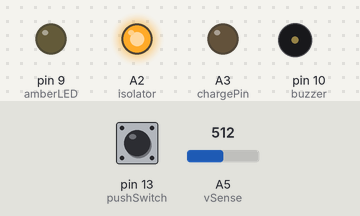
The sketch below on a simulated Arduino Uno, built with avr-gcc and run on an emulated ATmega328P. Shown: output pins drawn as LEDs (lit = HIGH), buzzer (waves = sounding, pin HIGH). Dashed ring = blinking. The test bench sets the inputs (shaded band); at power-on: pin 13 (pushSwitch) HIGH, A5 (vSense) = 512.

Above: at 1.2 s.
1.3 s: pin 13 (pushSwitch) pulled LOW for 0.15 s
At 3.1 s:
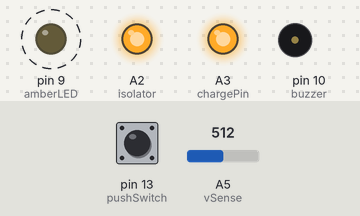
4.4 s: A5 (vSense) set to 295
6.6 s: A5 (vSense) set to 278
At 8.2 s:
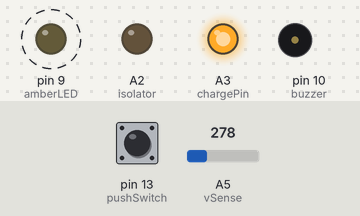
9.6 s: A5 (vSense) set to 306
At 9.85 s:
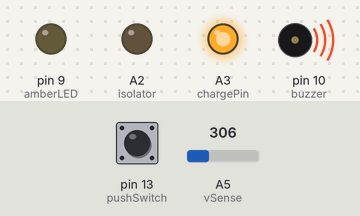
12.6 s: pin 13 (pushSwitch) pulled LOW for 1 s
At 12.7 s:
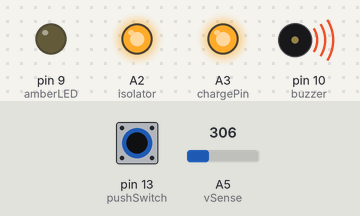
15.6 s: pin 13 (pushSwitch) pulled LOW for 3.2 s
At 17.7 s:
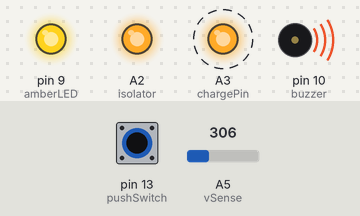
Timing chart, 0 to 20.6 s (numbered marks = the images above; inputs shaded):
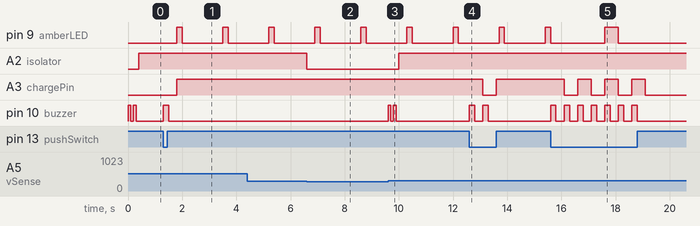

The sketch:

garage_changeover.ino
```cpp
#define chargePin A3
#define isolator A2
#define buzzer 10
#define amberLED 9
#define pushSwitch 13
#define vSense A5

bool beepActive = false, pushState = false, ledstate = false;
unsigned long lastblinktime = 0;

const int onblinkinterval = 200;
const int offblinkinterval = 1500;

void blynk() {
  if (ledstate && (millis() - lastblinktime >= onblinkinterval)) {
    digitalWrite(amberLED, 0);
    ledstate = false;
    lastblinktime = millis();
  } else if (!ledstate && (millis() - lastblinktime >= offblinkinterval)) {
    digitalWrite(amberLED, 1);
    ledstate = true;
    lastblinktime = millis();
  }
}

float measureVoltageAC() {
  float temp = analogRead(vSense);
  temp = (temp * 505.0) / 1023.0;
  return temp * 0.707;
}

void beep(int times, int interval) {
  for (int j = 0; j < times; j++) {
    digitalWrite(buzzer, HIGH);
    delay(interval);
    digitalWrite(buzzer, LOW);
    delay(interval);
  }
}

void setup() {
  pinMode(chargePin, 1);
  pinMode(isolator, 1);
  pinMode(buzzer, 1);
  pinMode(amberLED, 1);
  pinMode(pushSwitch, 2);
  pinMode(vSense, 0);
}

void loop() {
  float voltage = measureVoltageAC();
  if (voltage >= 100.0) {
    if (!beepActive) {
      beep(2, 100);
      beepActive = true;
    }
    digitalWrite(isolator, 1);
  } else {
    digitalWrite(isolator, 0);
    beepActive = false;
  }
  if (!digitalRead(pushSwitch) && voltage >= 100.0) {
    if (!pushState) {
      beep(1, 200);
      delay(100);
      digitalWrite(chargePin, 1);
      pushState = true;
    } else if (pushState) {
      beep(1, 200);
      delay(100);
      digitalWrite(chargePin, 0);
      pushState = false;
    }
  }
  if (pushState) {
    blynk();
  }
  else {
    digitalWrite(amberLED, 0);
  }
}
```

Measured:
- the behaviour switches between 287 and 286 on A5 (vSense) (found by bisection; images 1 and 2)
- after the input at 1.3 s, pin 9 (amberLED): alternates HIGH for 0.20 s and LOW for 1.5 s, starting after 0.50 s; A3 (chargePin): LOW → HIGH after 0.50 s; pin 10 (buzzer): LOW → HIGH at once, → LOW 0.20 s later
- after the input at 6.6 s, A2 (isolator): HIGH → LOW at once
- after the input at 9.6 s, A2 (isolator): LOW → HIGH after 0.40 s; pin 10 (buzzer): alternates HIGH for 0.10 s and LOW for 0.10 s, 4 changes in all, then stays LOW, starting at once
- after the input at 12.6 s, A3 (chargePin): HIGH → LOW after 0.50 s, → HIGH 0.50 s later; pin 10 (buzzer): alternates HIGH for 0.20 s and LOW for 0.30 s, 4 changes in all, then stays LOW, starting at once
- after the input at 15.6 s, A3 (chargePin): alternates HIGH for 0.50 s and LOW for 0.50 s, 7 changes in all, then stays LOW, starting after 0.50 s; pin 10 (buzzer): alternates HIGH for 0.20 s and LOW for 0.30 s, 14 changes in all, then stays LOW, starting at once
- by itself, pin 10 (buzzer): alternates HIGH for 0.10 s and LOW for 0.10 s, 4 changes in all, then stays LOW
